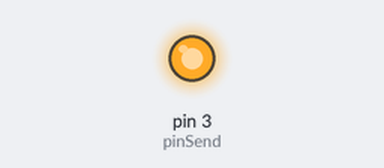
Recording of a sketch running on a simulated Arduino Uno, built with avr-gcc and run on an emulated ATmega328P. Parts: output pins drawn as LEDs (lit = HIGH). What the sketch prints to the serial monitor is not drawn.

Above: at 0.1 s.
Timing chart, 0 to 1.6 s (numbered marks = the images above):
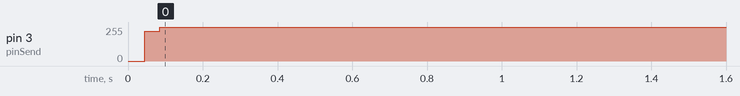

The sketch:

projeto_6.ino
```cpp
int pinSend = 3;
float T0 = 0;
byte msg = 0x0B;

int initMask = 1;      // 0000 0001; Init mask
int myInformation = int(msg); // 0000 0101; My information

void setup() {
  pinMode(pinSend, OUTPUT);
  Serial.begin(9600);
  digitalWrite(pinSend, 1);
}

// 21Mhz
float waitT(float qtdeTs=1, float speedClock=9600, float T0=0){
  /*
   * Como sabemos, 1 clock dura 1/9600 segundos
   * Além disso, 1 clock de 20Mhz dura 1/(20*10^6)
   */
  double oneClock = 1 / (21 * pow(10, 6));
  double oneT = 1 / speedClock;
  int qtdeClocks = floor(oneT / oneClock) + 1;
  for (int i = 0; i < int(qtdeClocks * qtdeTs); i++){
    __asm__("nop");
  }
  return T0 + qtdeClocks * qtdeTs;
}


void sendData(int myInformation=5, int initMask=1, int pinSend=3){
  int T0 = 0;
  int qtde1s = 0;

  //Serial.print(0);
  //Serial.print("    ");
  //Serial.println(T0);

  // Start bit
  digitalWrite(pinSend, 0);
  T0 = waitT(1, 9600, T0);


  for (int i = 0; i < 8; i++){
    int bitNow = initMask & (myInformation >> i);
    if (bitNow == 1){
      qtde1s++;
    }
    //Serial.print(bitNow);
    //Serial.print("    ");
    //Serial.println(T0);
    digitalWrite(pinSend, bitNow);
    T0 = waitT(1, 9600, T0);
  }

  // bit Parity
  // Se for par => 0;
  // Se for impar => 1;
  int bitParity = qtde1s % 2;
  digitalWrite(pinSend, bitParity);
  T0 = waitT(1, 9600, T0);
  //Serial.print(bitParity);
  //Serial.print("    ");
  //Serial.println(T0);

  // Stop bit;
  digitalWrite(pinSend, 1);
  T0 = waitT(1, 9600, T0);
  //Serial.print(1);
  //Serial.print("    ");
  //Serial.println(T0);

}


void loop() {
  sendData(myInformation, initMask, pinSend);
  Serial.print("Enviei: ");
  Serial.print(msg, HEX);
  Serial.println(" ");
  delay(4000);
}
```

Measured:
- by itself, pin 3 (pinSend): 0/255 → 255/255 at 0.04 s
